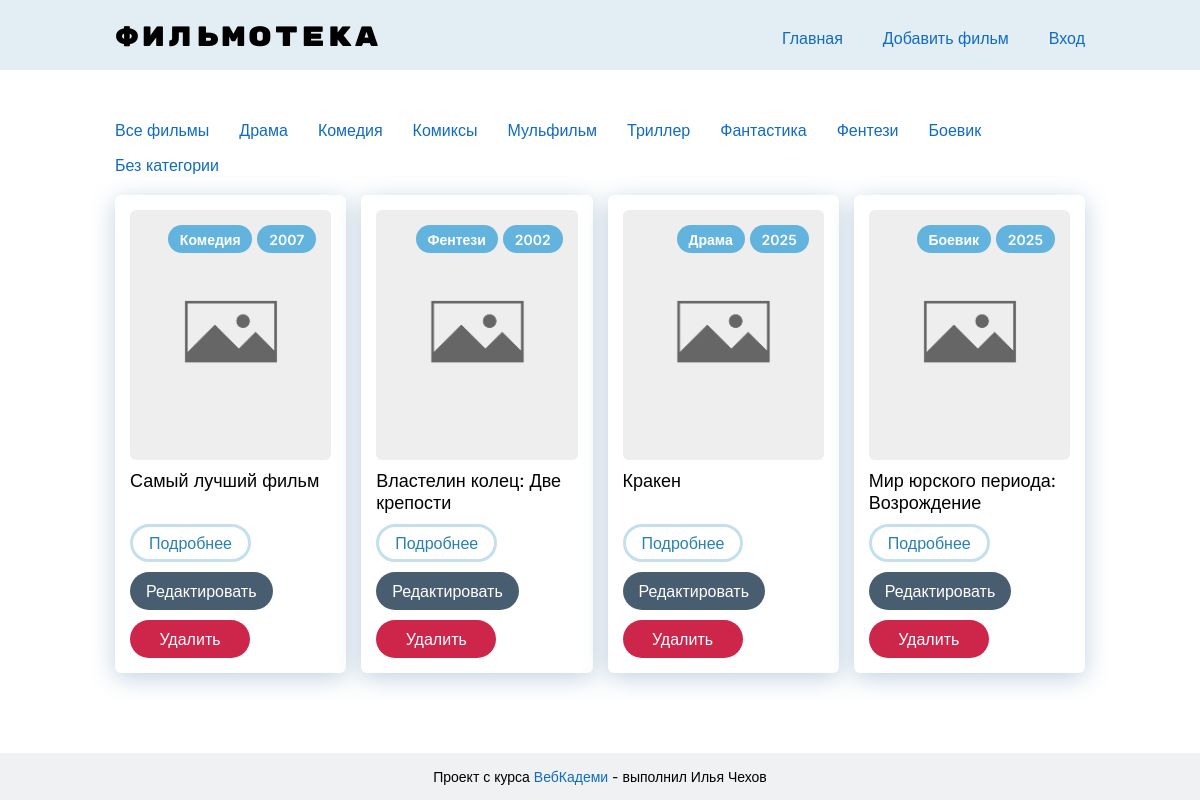
The page / on the database its author committed.
### tables this page shows
CREATE TABLE `films` (
  `id` int NOT NULL,
  `title` varchar(255) NOT NULL,
  `year` int NOT NULL,
  `genre` varchar(255) NOT NULL,
  `description` text,
  `photo` varchar(255) DEFAULT NULL
);

### config/routers.php (called while the page is built)
<?php
return [
    '' => 'index.php',
    'film/create' => 'new.php',
    'film/views' => 'film.php',
    'film/edit' => 'edit.php',
    'film/delete' => 'delete.php',
    'login' => 'login.php'
];

### app/controllers/index.php (called while the page is built, shortened)
<?php
global $db;
require_once DIR_MODELS . '/films/getAllFilmsToDb.php';
$category = $_GET['category'] ?? null;
$films = getAllFilmsToDb($db, $category);
require_once DIR_VIEWS . '/index.php';

### public/index.php (called while the page is built, shortened)
<?php
$categories = require_once DIR_CONFIG . '/categories.php';
require_once DIR_CORE . '/router.php';

### config/categories.php (called while the page is built)
<?php
return [
    'Драма',
    'Комедия',
    'Комиксы',
    'Мульфильм',
    'Триллер',
    'Фантастика',
    'Фентези',
    'Боевик',
    'Без категории'
];

### app/models/films/getAllFilmsToDb.php (called while the page is built, shortened)
<?php
function getAllFilmsToDb(PDO $db, string|null $category): array
{
    $query = $category
        ? "SELECT * FROM `films` WHERE genre = :category ORDER BY `id` DESC"
        : "SELECT * FROM `films` ORDER BY `id` DESC";
    try {
        $stmt = $db->prepare($query);
        $stmt->execute();
        return $stmt->fetchAll();
    } catch (PDOException $e) {
        error_log($e->getMessage());
        return [];
    }
}

### app/views/templates/small-card.php (the view)
<?php
global $film;
?>
<article class="card-small">
    <img src="<?= HOST ?>/public/assets/img/no-photo.png" alt="<?= $film['title'] ?>" class="card-small-img"/>
    <h2 class="card-small-title"><?= $film['title'] ?></h2>
    <div class="card-small-badge">
        <div class="badge"><?= $film['genre'] ?></div>
        <div class="badge"><?= $film['year'] ?></div>
    </div>
    <div class="card-small-readmore">
        <a href="<?= HOST ?>/film/views?id=<?= $film['id'] ?>" class="btn btn--secondary">Подробнее</a>
    </div>
    <div class="card-small-admin-btns">
        <a href="<?= HOST ?>/film/edit?id=<?= $film['id'] ?>" class="btn btn--edit">Редактировать</a>
        <a href="<?= HOST ?>/film/delete?id=<?= $film['id'] ?>" class="btn btn--delete">Удалить</a>
    </div>
</article>

### core/router.php
<?php
$routers = require_once DIR_CONFIG . '/routers.php';
$uri = $_SERVER['REQUEST_URI'];
$uri = parse_url($uri)['path'];
$uri = trim($uri, '/');
if (array_key_exists($uri, $routers)
    && file_exists(DIR_CONTROLLERS . "/{$routers[$uri]}")) {
    require_once DIR_CONTROLLERS . "/{$routers[$uri]}";
} else {
    showError();
}

### app/views/templates/head.php (shortened to what this page needs)
<!DOCTYPE html>
<html lang="ru">
<head>
    <link rel="stylesheet" href="<?= HOST ?>/public/assets/css/main.css"/>
    <link rel="stylesheet" href="<?= HOST ?>/public/assets/css/dark-theme.css"/>
</head>
<body>

### app/views/templates/header.php
<header class="header">
    <div class="container header__row">
        <a href="<?= HOST ?>" class="logo">Фильмотека</a>
        <nav class="nav">
            <a href="<?= HOST ?>" class="nav-link">Главная</a>
            <a href="<?= HOST ?>/film/create" class="nav-link">Добавить фильм</a>
            <a href="<?= HOST ?>/login" class="nav-link">Вход</a>
        </nav>
    </div>
</header>

### app/views/index.php
<?php
require_once DIR_VIEWS . '/templates/head.php';
require_once DIR_VIEWS . '/templates/header.php';
?>
    <main class="main">
        <div class="container">
            <?php require_once DIR_VIEWS . '/templates/nav-genres.php'; ?>
            <?php if (!empty($films)): ?>
                <div class="cards-small-wrapper">
                    <?php foreach ($films as $film) {
                        require DIR_VIEWS . '/templates/small-card.php';
                    } ?>
                </div>
            <?php else: ?>
                <h1 class="title-1">Фильмы данной категории отсутствуют, выдерите другую категорию или попробуйте
                    позже</h1>
            <?php endif ?>
        </div>
    </main>
<?php
require_once DIR_VIEWS . '/templates/footer.php';

### app/views/templates/nav-genres.php
<?php
global $categories;
?>
<div class="categories">
    <a href="/">Все фильмы</a>
    <?php foreach ($categories as $category): ?>
        <a href="<?= HOST ?>?category=<?= $category ?>"><?= $category ?></a>
    <?php endforeach ?>
</div>

### app/views/templates/footer.php (shortened to what this page needs)
<footer class="footer">
    <div class="container">
        <p class="copyright">Проект с курса <a href="https://webcademy.ru/phpcourse" target="_blank">ВебКадеми</a> -
            выполнил Илья Чехов</p>
    </div>
</footer>
</body>
</html>

### public/assets/css/main.css (style rules this page uses)
:root { --container-width: 1000px; --container-padding: 15px; --font-main: 'Inter', sans-serif; --font-accent: 'Rubik Mono One', sans-serif; --page-bg: #fff; --text-color: #000; }
html { scroll-behavior: smooth; }
html, body { min-height: 100vh; }
body { display: flex; flex-direction: column; }
body { font-family: var(--font-main); background-color: var(--page-bg); color: var(--text-color); }
.main { margin-bottom: 60px; }
a { color: #116bbf; }
.container { padding: 0 var(--container-padding); max-width: var(--container-width); margin: 0 auto; }

### public/assets/css/blocks/buttons.css (style rules this page uses)
.btn { display: inline-flex; align-items: center; justify-content: center; min-width: 120px; padding: 0px 1em; background: #485e70; border-radius: 80px; height: 2.375em; font-weight: 500; font-size: 16px; line-height: 20px; color: #ffffff; transition: background-color 0.2s ease-in; cursor: pointer; }
.btn--edit { color: #ffffff; }
.btn--delete { background: #ce264b; color: #ffffff; }
.btn--secondary { border: 0.1875em solid #c4dfed; background-color: #fff; color: #2981b1; transition: background-color 0.2s ease-in, color 0.2s ease-in, border-color 0.2s ease-in; }

### public/assets/css/blocks/card-small.css (style rules this page uses)
.cards-small-wrapper { display: grid; gap: 15px; grid-template-columns: repeat(auto-fill, minmax(200px, 1fr)); }
.card-small { position: relative; padding: 15px; display: flex; flex-direction: column; gap: 10px; align-items: flex-start; background: #ffffff; box-shadow: 0px 5px 25px rgba(117, 155, 189, 0.45); border-radius: 6px; transition: transform 0.2s ease-in, box-shadow 0.2s ease-in; }
.card-small-img { width: 100%; height: 250px; object-fit: cover; border-radius: 6px; }
.card-small-title { font-size: 18px; }
.card-small-badge { position: absolute; top: 30px; right: 30px; display: flex; flex-wrap: wrap; gap: 5px; justify-content: flex-end; }
.card-small-readmore { margin-top: auto; }
.card-small-admin-btns { display: flex; gap: 10px; flex-wrap: wrap; }

### public/assets/css/blocks/badge.css (style rules this page uses)
.badge { display: inline-block; padding: 0.4em 0.85em; background: #63b3df; border-radius: 1.5em; font-weight: 600; font-size: 14px; color: #ffffff; }

### public/assets/css/blocks/header.css (style rules this page uses)
.header { padding: 20px 0 15px; background-color: #e2eef4; margin-bottom: 20px; }
.header__row { display: flex; justify-content: space-between; align-items: center; column-gap: 30px; row-gap: 10px; flex-wrap: wrap; }
.logo { font-family: var(--font-accent); font-style: normal; font-weight: 400; font-size: 28px; text-transform: uppercase; color: #000000; letter-spacing: 0.1em; }
.nav { display: flex; column-gap: 40px; row-gap: 10px; flex-wrap: wrap; }
.nav-link { font-style: normal; font-weight: 400; font-size: 16px; line-height: 20px; color: #116bbf; }

### public/assets/css/blocks/categories.css (style rules this page uses)
.categories { margin-top: 30px; margin-bottom: 20px; display: flex; column-gap: 30px; flex-wrap: wrap; row-gap: 15px; }

### public/assets/css/blocks/footer.css (style rules this page uses)
.footer { margin-top: auto; padding: 15px 0; background-color: #eff1f3; font-size: 14px; }
.copyright { text-align: center; }

### rows shown on the page
films: title "Самый лучший фильм", genre "Комедия", year "2007"
films: title "Властелин колец: Две крепости", genre "Фентези", year "2002"
films: title "Кракен", genre "Драма", year "2025"
films: title "Мир юрского периода: Возрождение", genre "Боевик", year "2025"

### other values the page prints
$category "Драма"
$category "Комедия"
$category "Комиксы"
$category "Мульфильм"
$category "Триллер"
$category "Фантастика"
$category "Фентези"
$category "Боевик"
$category "Без категории"
